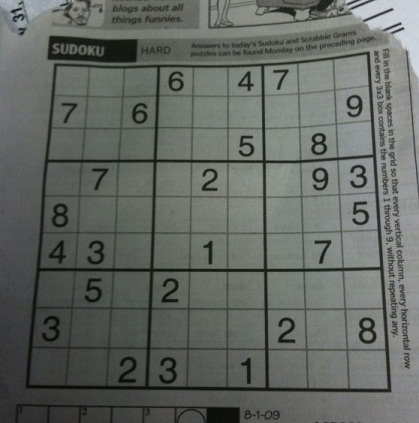
#> input picture GrabIt/su.jpg, 419 x 423 px, found by its file name
$ python sudoku.py   (older library calls are emulated)
#> lines starting #> are read from the running program, lines starting #| are printed output that depends on the picture; after the words box and inside, x2 and y2 are one past the last pixel; in counts of white or black regions, pixels touching at a corner belong together
import cv2
import numpy as np

img = cv2.imread('/Users/Ishitaagarwal/Documents/GitHub/SudokuGrabber/GrabIt/su.jpg')
#> img is the input picture: shape (423, 419, 3); mean B, G, R 98.9, 103.6, 99.4
# imp=img
gray = cv2.cvtColor(img,cv2.COLOR_BGR2GRAY)
t_gray = cv2.GaussianBlur(gray,(5,5),0)
thresh = cv2.adaptiveThreshold(t_gray,255,1,1,5,2)
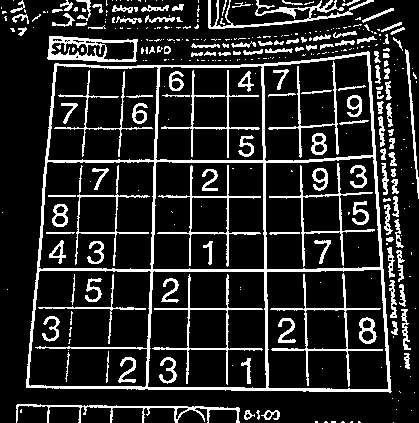
#> thresh: shape (423, 419); 15.9% white; 353 white regions (218 under 20 px)
cv2.imshow('thresh',thresh)
r,contours,h = cv2.findContours(thresh,1,2) #closed figures
#> contours = 422 contours, 280 with area under 20; largest, box (x1, y1, x2, y2) and area: (26, 51, 392, 393) 111030, (266, 269, 389, 390) 13853, (147, 270, 267, 389) 13362, (28, 270, 152, 388) 13198, (265, 156, 381, 270) 12039; h = 422 rows, first 6: [1, -1, -1, -1], [2, 0, -1, -1], [3, 1, -1, -1], [4, 2, -1, -1], [5, 3, -1, -1], [6, 4, -1, -1]
print (len(contours))
#| 422
max_area = 0

biggest=0
font = cv2.FONT_HERSHEY_SIMPLEX
for cnt in contours:

    area = cv2.contourArea(cnt)
    if area > 100:
        peri = cv2.arcLength(cnt,True)
        approx = cv2.approxPolyDP(cnt,0.02*peri,True)


        if area > max_area and len(approx)==4:
            biggest = approx
            max_area = area
            a=cnt
#> this loop made 422 passes
#> (area, peri, biggest, max_area) on passes 18, 50, 69, 71, 238: (548.5, 773.4, [[16, 405], [16, 422], [19, 405], [239, 422]], 548.5), (1549.5, 164.2, [[305, 311], [343, 309], [347, 347], [308, 349]], 1549.5), (13362, 469.9, [[154, 270], [264, 272], [265, 388], [147, 386]], 13362), (13853, 482.9, [[380, 269], [388, 388], [269, 388], [266, 272]], 13853), (111030, 1386.7, [[369, 52], [55, 63], [26, 387], [390, 392]], 111030)
#> (area, peri, approx) on passes 51, 106, 107, 109, 135, 136: (1467.5, 154.4, [[189, 310], [225, 309], [227, 346], [189, 348]]), (1261.5, 146, [[193, 196], [227, 198], [225, 233], [190, 231]]), (1328.5, 145.6, [[81, 196], [116, 197], [114, 232], [78, 231]]), (1310, 149.5, [[338, 195], [340, 230], [304, 232], [302, 197]]), (11713, 437.5, [[155, 163], [262, 162], [264, 268], [153, 269]]), (11664.5, 452.1, [[48, 161], [154, 162], [150, 269], [38, 267]])
#> after the loop, a = contour of 194 points, box (x1, y1, x2, y2) (26, 51, 392, 393), area 111030; max_area = 111030
print (biggest)
#| [[[369  52]]
#|  [[ 55  63]]
#|  [[ 26 387]]
#|  [[390 392]]]
    #print (biggest[0][0][1])
cv2.drawContours(img,[a],0,(0,255,0),2)
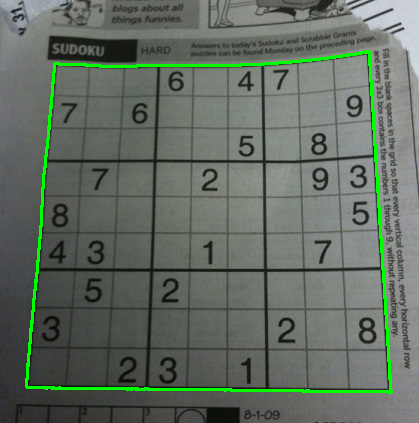
#> img: shape (423, 419, 3); 2.38% of pixels changed, all inside (x1, y1, x2, y2) = (25, 50, 393, 394)
    #crop_img = img[63:387, 43:375]

    #cv2.imshow("cropped", crop_img)
x, y, w, h = cv2.boundingRect(a)
#> x = 26; y = 51; w = 366; h = 342
roi = img[y:y+h, x:x+w] #stores the cropped image
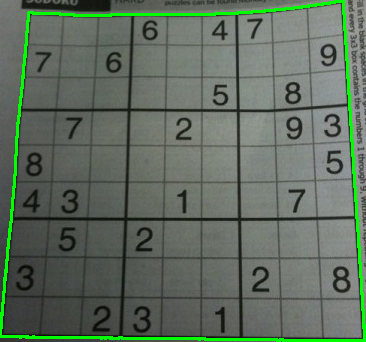
#> roi: shape (342, 366, 3); mean B, G, R 94.9, 109, 95.6
cv2.imshow('roi',roi)
ro = thresh[y:y+h, x:x+w]
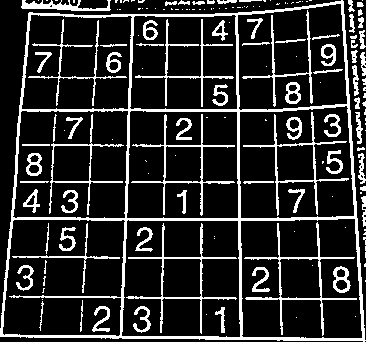
#> ro: shape (342, 366); 17% white; 163 white regions (89 under 20 px), largest, box (x1, y1, x2, y2) and area: (0, 0, 366, 342) 8093, (244, 222, 357, 336) 961, (126, 223, 237, 334) 899
cv2.imshow('ro',ro) #(stores cropped thresh image)


edges = cv2.Canny(ro,50,150,apertureSize = 3)
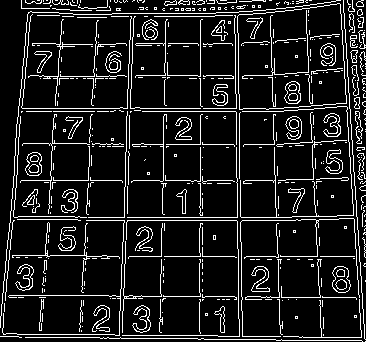
#> edges: shape (342, 366); 11.4% white in thin lines or dots
lines = cv2.HoughLines(edges,1,np.pi/180,135)
#> lines = 34 rows, first 8: [108, 1.57], [256, 1.57], [180, 1.57], [111, 1.57], [220, 1.57], [217, 1.57], [200, 0], [131, 0.0349]
for line in lines:
    rho,theta = line[0]
    a = np.cos(theta)
    b = np.sin(theta)
    x0 = a*rho
    y0 = b*rho
    x1 = int(x0 + 1000*(-b))
    y1 = int(y0 + 1000*(a))
    x2 = int(x0 - 1000*(-b))
    y2 = int(y0 - 1000*(a))

    cv2.line(roi,(x1,y1),(x2,y2),(0,0,255),2)
    print (x1)
#> this loop made 34 passes
#> (rho, theta, a, b, x0, y0, x1, y1) on passes 1 to 12: (108, 1.57, -4.37e-08, 1, -4.72e-06, 108, -1000, 107), (256, 1.57, -4.37e-08, 1, -1.12e-05, 256, -1000, 255), (180, 1.57, -4.37e-08, 1, -7.87e-06, 180, -1000, 179), (111, 1.57, -4.37e-08, 1, -4.85e-06, 111, -1000, 110), (220, 1.57, -4.37e-08, 1, -9.62e-06, 220, -1000, 219), (217, 1.57, -4.37e-08, 1, -9.49e-06, 217, -1000, 216), (200, 0, 1, 0, 200, 0, 200, 1000), (131, 0.0349, 0.999, 0.0349, 130.9, 4.57, 96, 1003), (97, 0.0524, 0.999, 0.0523, 96.87, 5.08, 44, 1003), (28, 0.0873, 0.996, 0.0872, 27.89, 2.44, -59, 998), (31, 0.0873, 0.996, 0.0872, 30.88, 2.7, -56, 998), (134, 0.0349, 0.999, 0.0349, 133.9, 4.68, 99, 1004)
#| -1000
#| -1000
#| -1000
#| -1000
#| -1000
#| -1000
#| 200
#| 96
#> (further printed lines are left out)
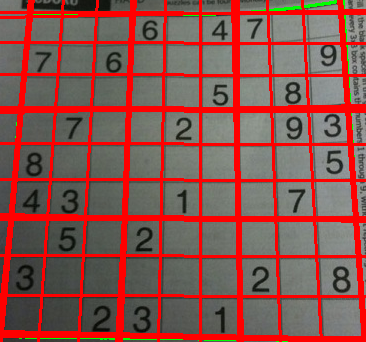
#> roi: shape (342, 366, 3); mean B, G, R 77.6, 83.3, 136.2


    # cv2.putText(imp,'*',(x1,y1), font, 4,(255,255,255),2,cv2.LINE_AA)
    #cv2.imshow('houghlines3.jpg', img)


cv2.imshow('roi',roi)
    #cv2.imshow('gray',gray)
# cv2.imshow('img',img)
# cv2.imshow('imp',img)
cv2.waitKey(0)
cv2.destroyAllWindows()

$ run again, with GrabIt/sudo.jpg copied over GrabIt/su.jpg
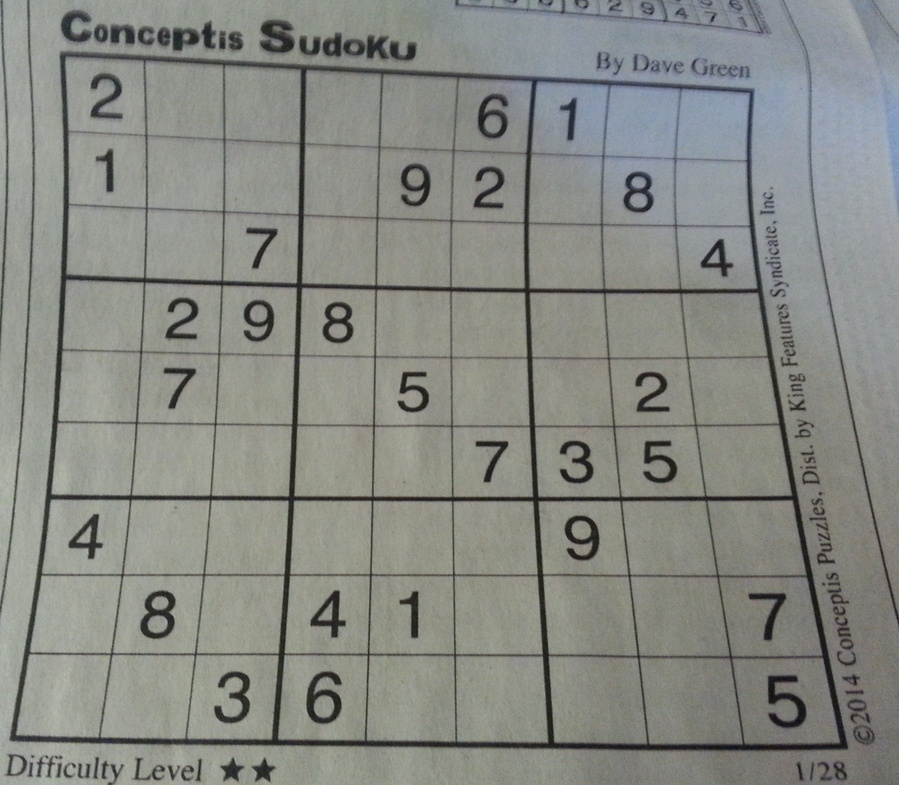
#> input picture GrabIt/sudo.jpg, 899 x 785 px, shrunk from 1280 x 1117 before the run, found by its file name
#> img is the input picture: shape (785, 899, 3); mean B, G, R 131.5, 137.3, 135.2
#> `thresh = cv2.adaptiveThreshold(t_gray,255,1,1,5,2)`:
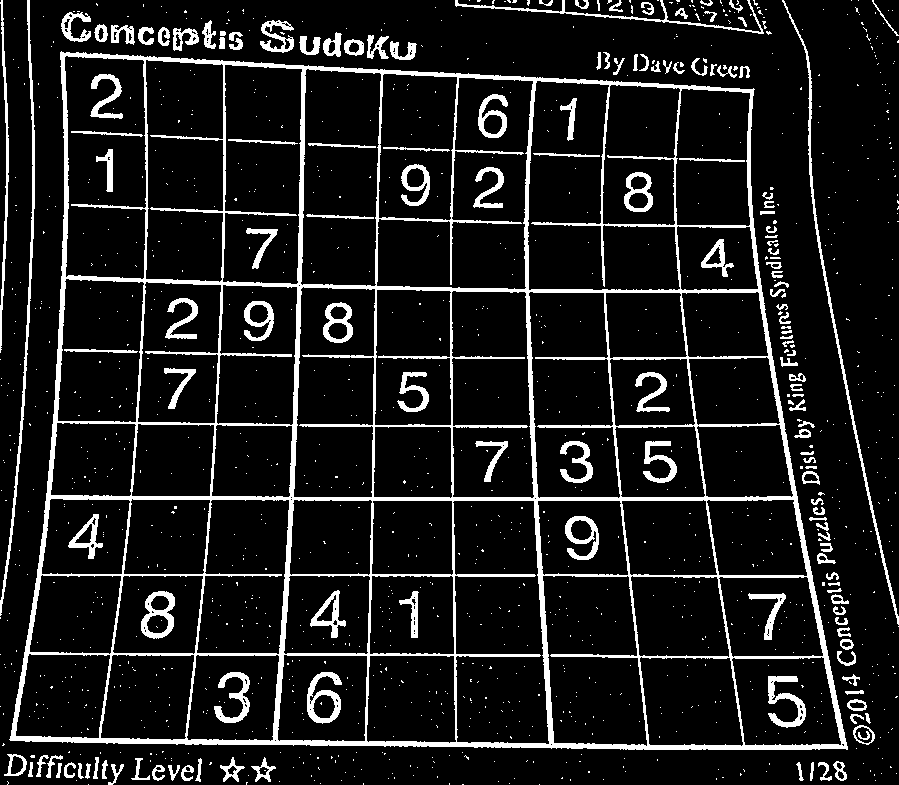
#> thresh: shape (785, 899); 11% white; 1304 white regions (1148 under 20 px)
#> `r,contours,h = cv2.findContours(thresh,1,2)`: contours = 1468 contours, 1237 with area under 20; largest, box (x1, y1, x2, y2) and area: (9, 51, 848, 750) 498420, (452, 500, 550, 745) 20576, (376, 77, 534, 290) 20054, (527, 80, 681, 291) 19719, (64, 55, 147, 280) 17064; h = 1468 rows, first 6: [1, -1, -1, -1], [2, 0, -1, -1], [3, 1, -1, -1], [4, 2, -1, -1], [5, 3, -1, -1], [6, 4, -1, -1]
#| 1468
#> the loop `for cnt in contours: ` made 1468 passes
#> (area, peri, biggest, max_area) on pass 369: (8192.5, 387.9, [[823, 657], [841, 744], [745, 745], [731, 659]], 8192.5)
#> after the loop `for cnt in contours:`: a = contour of 762 points, box (x1, y1, x2, y2) (9, 51, 848, 750), area 498420; biggest = [[60, 52], [10, 740], [847, 749], [753, 88]]; max_area = 498419.5
#| [[[ 60  52]]
#|  [[ 10 740]]
#|  [[847 749]]
#|  [[753  88]]]
#> img: shape (785, 899, 3); 1.33% of pixels changed, all inside (x1, y1, x2, y2) = (8, 50, 849, 751)
#> `x, y, w, h = cv2.boundingRect(a)`: x = 9; y = 51; w = 839; h = 699
#> ro: shape (699, 839); 11.5% white; 951 white regions (847 under 20 px), largest, box (x1, y1, x2, y2) and area: (0, 0, 839, 699) 44739, (0, 0, 26, 508) 1403, (796, 0, 839, 349) 959
#> edges: shape (699, 839); 6.9% white in thin lines or dots
#> lines = 134 rows, first 8: [522, 1.57], [449, 1.57], [2, 1.62], [604, 1.57], [445, 1.57], [-2, 1.62], [369, 0.0175], [373, 1.57]
#> the loop `for line in lines:` made 134 passes
#> (rho, theta, a, b, x0, y0, x1, y1) on passes 1 to 8: (522, 1.57, -4.37e-08, 1, -2.28e-05, 522, -1000, 521), (449, 1.57, -4.37e-08, 1, -1.96e-05, 449, -1000, 448), (2, 1.62, -0.0523, 0.999, -0.105, 2, -998, -50), (604, 1.57, -4.37e-08, 1, -2.64e-05, 604, -1000, 603), (445, 1.57, -4.37e-08, 1, -1.95e-05, 445, -1000, 444), (-2, 1.62, -0.0523, 0.999, 0.105, -2, -998, -54), (369, 0.0175, 1, 0.0175, 368.9, 6.44, 351, 1006), (373, 1.57, -4.37e-08, 1, -1.63e-05, 373, -1000, 372)
#> (printed output is left out)
#> after the loop `for line in lines:`:
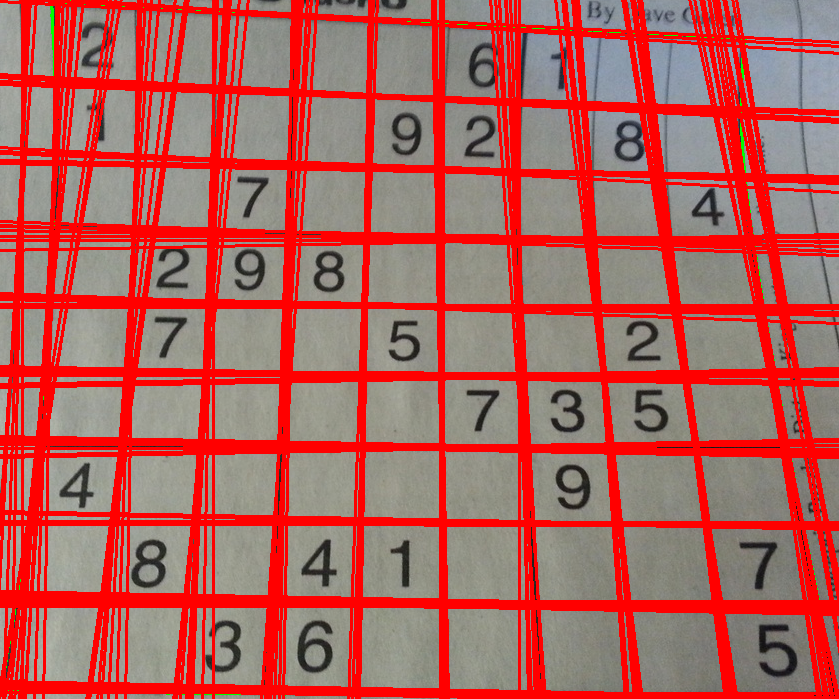
#> roi: shape (699, 839, 3); mean B, G, R 91.5, 96.8, 177.4
